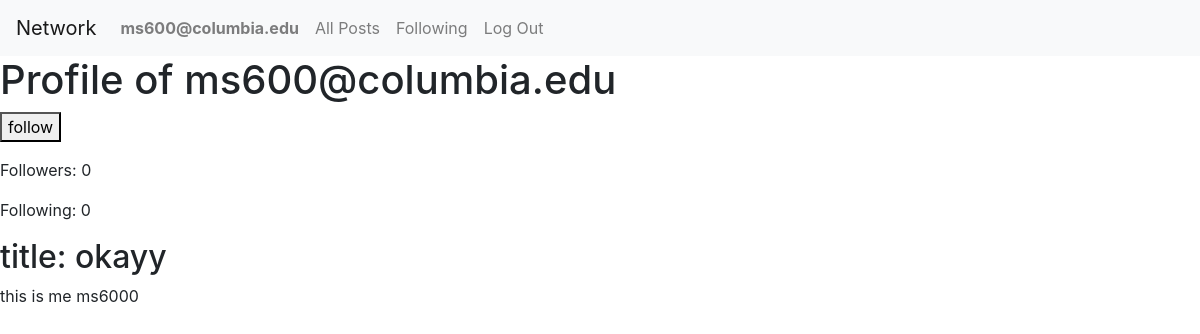
Page /profile/7/ (signed in) on the earlier database version.
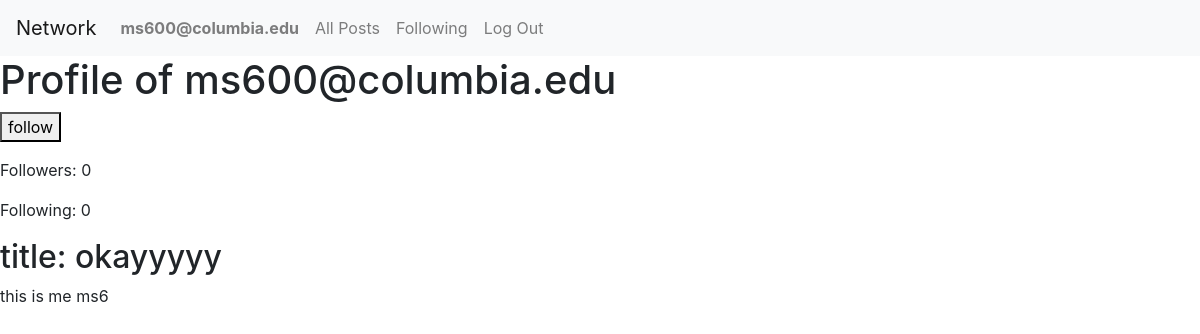
Same page on the later database version.
### network/models.py (models this page shows)
class Post(models.Model):
    creator = models.ForeignKey(
            settings.AUTH_USER_MODEL,
            on_delete = models.CASCADE,
            related_name = "post")
    likes = models.IntegerField(default = 0)
    title = models.CharField(max_length=255)
    content = models.TextField(blank=True)

### network/views.py (the view)
# urls.py: path("profile/<int:user_id>/", views.profile, name="profile"),
@login_required
def profile(request, user_id):
    user = User.objects.get(id = user_id)
    if request.method == "POST":
        action = request.POST.get("action")
        if action == "follow":
            user.followers.add(request.user)
        elif action == "unfollow":
            user.followers.remove(request.user)
        return JsonResponse({"follower_ct": user.followers.count(),
                             "following_ct": user.following.count()
                             })
    else:
        return render(request, "network/profile.html", {
            "profile_user":user,
            "followers_": user.followers.count(),
            "following_": user.following.count(),
            "Post": Post.objects.filter(creator = user)
        })

### network/templates/network/profile.html (shortened to what this page needs)
{% extends "network/layout.html" %}
{% load static %}
{% block body %}
<h1>Profile of {{ profile_user.username }}</h1>
<p><button class="follow-button" type="button" data-user-id="{{ profile_user.id }}">follow</button></p>
<p> Followers: <span id="follower-{{ profile_user.id }}">{{ followers_ }}</span></p>
<p> Following: <span id="following-{{ profile_user.id }}">{{ following_ }}</span></p>
{% for post in Post reversed %}
<h2>title: {{ post.title }}</h2>
<p>{{ post.content }}</p>
{% endfor %}
{% endblock %}

Differences in the rows shown:
changed Post: title "okayy" → "okayyyyy"; content "this is me ms6000" → "this is me ms6"
